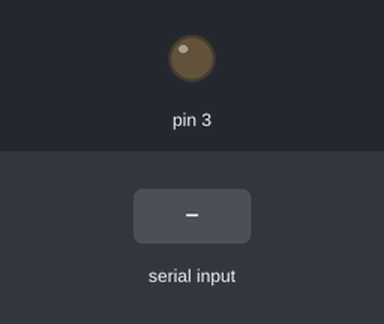
Simulated run of this sketch. Board: Arduino Uno, built with avr-gcc and run on an emulated ATmega328P. Shown: output pins drawn as LEDs (lit = HIGH). Inputs (shaded band) come from the test bench.

Above: at 1.2 s.
1.3 s: "y" received over Serial
At 2.4 s:
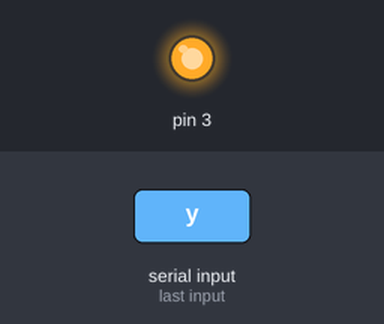
2.8 s: "1" received over Serial
At 4.7 s:
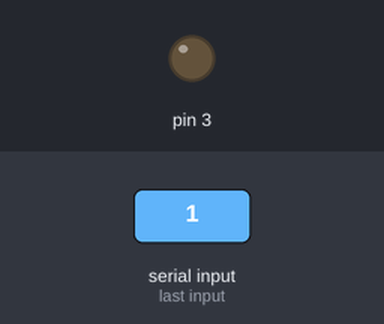
Timing chart, 0 to 6.2 s (numbered marks = the images above; inputs shaded):
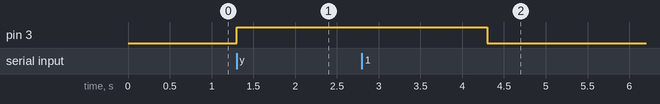

Measured:
- after the input at 1.3 s, pin 3: LOW → HIGH at once
- after the input at 2.8 s, pin 3: HIGH → LOW after 1.5 s

The sketch:

5-1_solenoid.ino
```cpp
void setup() {
  Serial.begin(9600);
  // put your setup code here, to run once:
  pinMode(3, OUTPUT);
}

void loop() {
  // put your main code here, to run repeatedly:
  // LOW = activate

  while (Serial.available() > 0) {
    digitalWrite(3, LOW);
    char c = Serial.read();
    if (c == 'y') {
      digitalWrite(3, HIGH);
      delay(3000); //stay unlocked for how long?
    }

    //digitalWrite(3, LOW);
  }
}
```
